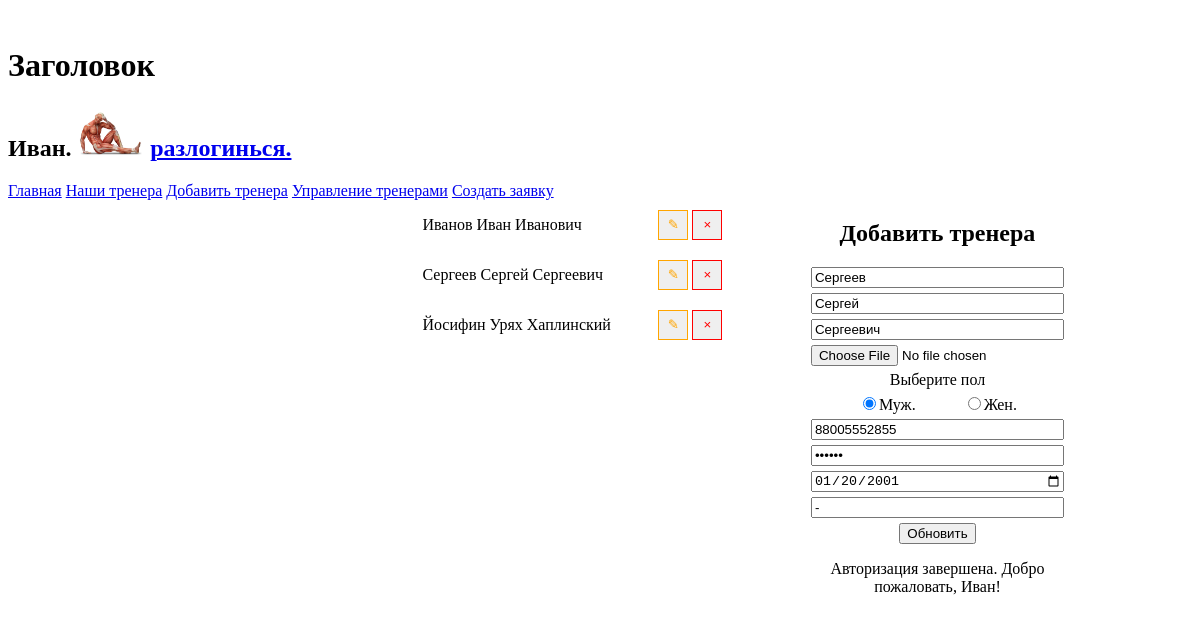
The app's page /editTrener.php?idTrener=2 (signed in) with its own data.
### tables this page shows
CREATE TABLE `users` (
  `id_user` int(11) NOT NULL,
  `surname` varchar(100) NOT NULL,
  `name` varchar(100) NOT NULL,
  `patronymic` varchar(100) DEFAULT NULL,
  `phone` varchar(12) NOT NULL,
  `password` varchar(100) NOT NULL,
  `birthday` date NOT NULL,
  `photo` varchar(200) DEFAULT NULL,
  `gender` varchar(1) NOT NULL,
  `created_at` datetime NOT NULL,
  `awards` varchar(500) DEFAULT NULL,
  `role` int(11) NOT NULL
);

### editTrener.php (the view, shortened to what this page needs)
<?php
include('header.php');
$result = $con->query("SELECT * from users where role=3");
$idTrener = !empty($_GET['idTrener']) ? $_GET['idTrener'] : 1;
$query = "SELECT * from users where id_user=" . $idTrener;
$trenerInfo = mysqli_query($con, $query);
$trenerInfo = mysqli_fetch_array($trenerInfo);
?>
<div class="container flex">
    <div class="trener-list">
        <?php
        while ($trener = mysqli_fetch_assoc($result)) {
        ?>
            <div class="trener-icon flex">
                <p><?= $trener["surname"] . " " . $trener["name"] . " " . $trener["patronymic"]; ?></p>
                <div>
                    <a href="?idTrener=<?= $trener['id_user']; ?>"><button class="btn-edit">&#9998</button></a>
                    <a href="/delTrenerDB.php?idTrener=<?= $trener['id_user']; ?>"><button class="btn-del">&#215</button></a>
                </div>
            </div>
        <?php
        }
        ?>
    </div>
    <div class="form-edit">
        <div class="container flex">
            <form action="/editTrenerDB.php" method="post" enctype="multipart/form-data">
                <h2>Добавить тренера</h2>
                <div class="input-group"><input type="text" name="surname" id="surname" placeholder="Фамилия" value="<?= $trenerInfo['surname']; ?>" /></div>
                <div class="input-group"><input type="text" name="name" placeholder="Имя" value="<?= $trenerInfo['name']; ?>" /></div>
                <div class="input-group"><input type="text" name="patronymic" placeholder="Отчество" value="<?= $trenerInfo['patronymic']; ?>" /></div>
                <div class="input-group"><input type="file" name="photo" placeholder="Название фото" value="<?= $trenerInfo['photo']; ?>" /><label for=""></label></div>
                <label for="" style="text-align: center">Выберите пол</label>
                <div class="input-group ig-radio">
                    <label for="Gender-M"><input type="radio" name="gender" value="m" id="Gender-M" <?= ($trenerInfo['gender'] == 'm') ? 'checked' : ""; ?>>Муж.</label>
                    <label for="Gender-F"><input type="radio" name="gender" value="f" id="Gender-F" <?= ($trenerInfo['gender'] == 'f') ? 'checked' : ""; ?>>Жен.</label>
                </div>
                <div class="input-group"><input type="number" name="phone" placeholder="Телефон" value="<?= $trenerInfo['phone']; ?>" /></div>
                <div class="input-group"><input type="password" name="password" placeholder="Пароль" value="<?= $trenerInfo['password']; ?>"><label for=""></label></div>
                <div class="input-group"><input type="date" name="birthday" placeholder="Дата рождения" value="<?= $trenerInfo['birthday']; ?>"><label for=""></label></div>
                <div class="input-group"><input type="text" name="awards" placeholder="Награды" value="<?= $trenerInfo['awards']; ?>"><label for=""></label></div>
                <div class="input-group"><button class="sub-btn" type="submit">Обновить</button></div>
                <p><?= $_SESSION['result']; ?></p>
            </form>
        </div>
    </div>

### header.php (shortened to what this page needs)
<!DOCTYPE html>
<html lang="ru">
<head>
    <link rel="stylesheet" href="../style.css">
</head>
<?php
$con = mysqli_connect('localhost', 'root', '', 'fitness_rakhmatullin');
if (isset($_COOKIE['user'])) {
    $user = $_COOKIE['user'];
    $query = "SELECT * FROM users WHERE `id_user`='$user'";
    $res = $con->query($query);
    $account = mysqli_fetch_assoc($res);
}
?>
<body>
    <header>
        <div class="logo">
            <h1>Заголовок</h1>
            <?php
            if (isset($account)) {
            ?>
                <h2><?= $account['name'] ?>. <img style="height: 50px" src="../img/users/<?= $account['photo'] ?>" alt="<?= $account['name'] ?>"> <a href="/user/logOut.php">разлогинься.</a> </h2>
            <?php
            }
            ?>
        </div>
        <nav>
            <a href="/">Главная</a>
            <a href="/ourTreners.php">Наши тренера</a>
            <a href="/addTrener.php">Добавить тренера</a>
            <a href="/editTrener.php">Управление тренерами</a>
            <a href="/addOrder.php">Создать заявку</a>
        </nav>
    </header>

### style.css (style rules this page uses)
.container { width: 90%; margin: 0 auto; }
.flex { display: flex; }
.container { width: 30%; margin: 0 auto; }
form { text-align: center; }
.input-group { display: flex; flex-direction: column; margin: 5px 0; }
.ig-radio { flex-direction: row; justify-content: space-evenly; }
.sub-btn { margin: 0 auto; }
.trener-icon { width: 25vw; align-items: center; justify-content: space-between; }
.btn-del, .btn-edit { width: 30px; height: 30px; }
.btn-edit { border: 1px solid orange; color:orange; }
.btn-del { border: 1px solid red; color:red; }
.form-edit { justify-content: space-around; }

### records on screen
users: name "Иван", photo (picture), surname "Иванов", patronymic "Иванович"
users: surname "Сергеев", name "Сергей", patronymic "Сергеевич", gender "☑ Муж.", gender "☐ Жен.", phone "88005552855", birthday "01/20/2001", awards "-"
users: surname "Йосифин", name "Урях", patronymic "Хаплинский"

### other values on screen
$_SESSION['result'] "Авторизация завершена. Добро пожаловать, Иван!"
